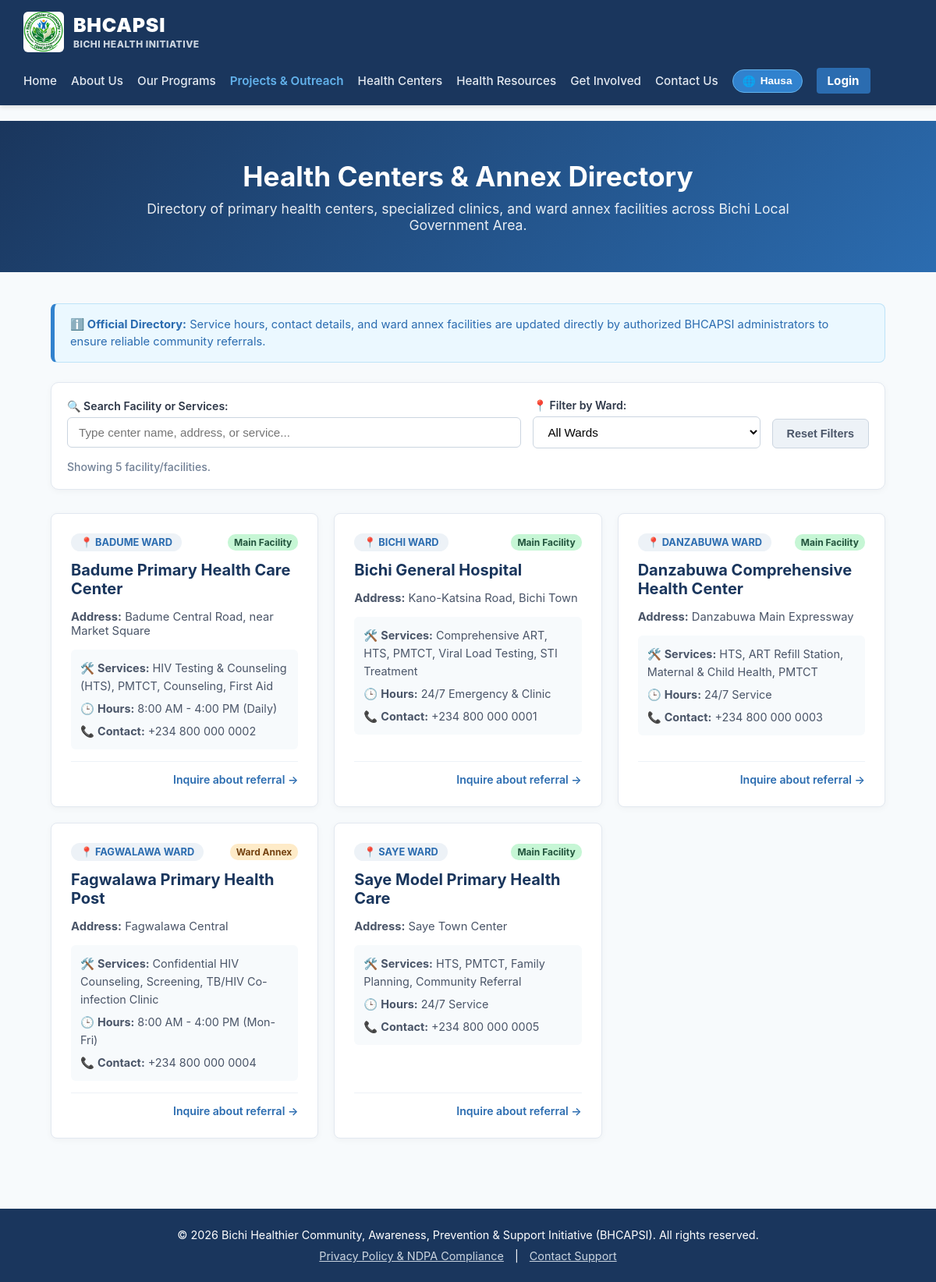
/centers, run on an earlier commit of the app's database.
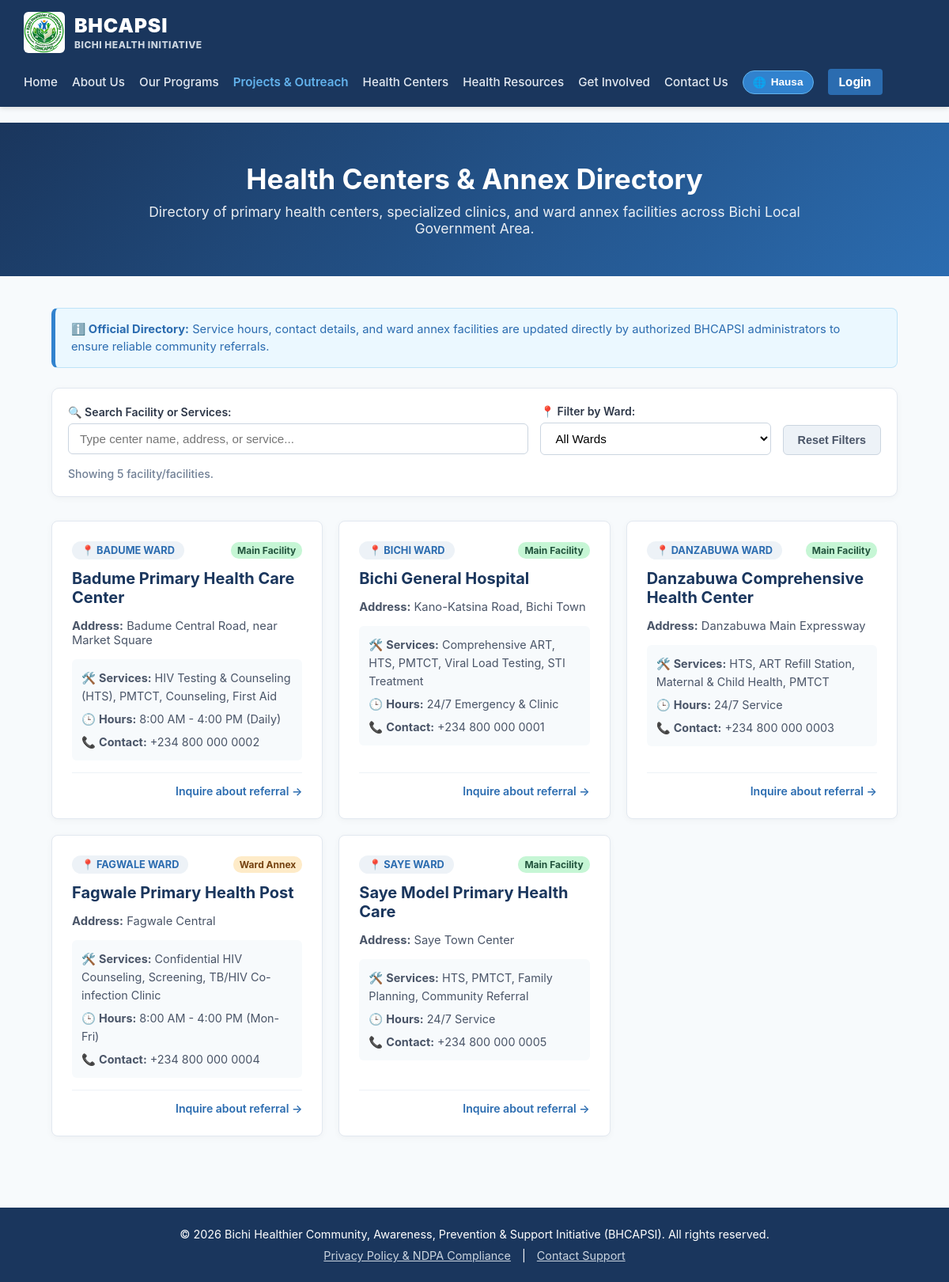
And on a later commit of the database.
### app.py (models this page shows)
class HealthCenter(db.Model):
    id = db.Column(db.Integer, primary_key=True)
    name = db.Column(db.String(150), nullable=False)
    ward = db.Column(db.String(100), nullable=False)
    address = db.Column(db.String(250), nullable=False)
    services = db.Column(db.String(250), nullable=False)
    phone = db.Column(db.String(50), nullable=True)
    hours = db.Column(db.String(100), default="24/7 Service")

### app.py (the view)
@app.route("/centers")
def centers():
    all_centers = HealthCenter.query.order_by(HealthCenter.ward, HealthCenter.name).all()
    return render_template("centers.html", centers=all_centers)

### templates/centers.html (shortened to what this page needs)
{% extends "base.html" %}
{% block content %}
<section style="background: linear-gradient(135deg, #1a365d 0%, #2b6cb0 100%); color: #ffffff; padding: 50px 20px; text-align: center;">
    <div style="max-width: 900px; margin: 0 auto;">
        <h1 style="font-size: 2.2rem; margin: 0 0 10px 0;" data-en="Health Centers & Annex Directory" data-ha="Rijistar Cibiyoyin Lafiya da Wajen Tallafi">Health Centers & Annex Directory</h1>
        <p style="font-size: 1.1rem; opacity: 0.9; margin: 0;" data-en="Directory of primary health centers, specialized clinics, and ward annex facilities across Bichi Local Government Area." data-ha="Jerin cibiyoyin lafiya na farko, manyan asibitoci, da wajajen tallafi a mazabun Karamar Hukumar Bichi.">
        </p>
    </div>
</section>
<section class="container" style="max-width: 1100px; margin: 40px auto; padding: 0 15px;">
    <div style="background: #ebf8ff; border: 1px solid #bee3f8; border-left: 5px solid #3182ce; padding: 15px 20px; border-radius: 8px; margin-bottom: 25px; color: #2b6cb0; font-size: 0.92rem; line-height: 1.5;">
        <strong data-en="ℹ️ Official Directory:" data-ha="ℹ️ Rijista ta Kasa:">ℹ️ Official Directory:</strong>
        <span data-en="Service hours, contact details, and ward annex facilities are updated directly by authorized BHCAPSI administrators to ensure reliable community referrals." data-ha="Manajojin BHCAPSI ke sabunta awannin aiki da lambobin tuntuba don tabbatar da tura marasa lafiya zuwa asibitocin da suka dace."></span>
    </div>
    <div style="background: #ffffff; border: 1px solid #e2e8f0; border-radius: 10px; padding: 20px; margin-bottom: 30px; box-shadow: 0 2px 8px rgba(0,0,0,0.04);">
        <div style="display: flex; flex-wrap: wrap; gap: 15px; align-items: center;">
            <div style="flex: 2; min-width: 260px;">
                <label for="searchInput" style="display: block; font-weight: 600; color: #2d3748; margin-bottom: 6px; font-size: 0.88rem;" data-en="🔍 Search Facility or Services:" data-ha="🔍 Nemi Asibiti ko Ayyuka:">🔍 Search Facility or Services:</label>
                <input type="text" id="searchInput" onkeyup="filterCenters()" placeholder="Type center name, address, or service..." style="width: 100%; padding: 10px 14px; border: 1px solid #cbd5e0; border-radius: 6px; font-size: 0.95rem; outline: none; transition: border-color 0.2s;">
            </div>
            <div style="flex: 1; min-width: 200px;">
                <label for="wardSelect" style="display: block; font-weight: 600; color: #2d3748; margin-bottom: 6px; font-size: 0.88rem;" data-en="📍 Filter by Ward:" data-ha="📍 Zaɓi Mazaba:">📍 Filter by Ward:</label>
                <select id="wardSelect" onchange="filterCenters()" style="width: 100%; padding: 10px 14px; border: 1px solid #cbd5e0; border-radius: 6px; font-size: 0.95rem; background-color: #ffffff; cursor: pointer; outline: none;">
                    <option value="ALL" data-en="All Wards" data-ha="Dukkan Mazabu">All Wards</option>
                </select>
            </div>
            <div style="align-self: flex-end;">
                <button onclick="resetFilters()" style="padding: 10px 18px; background: #edf2f7; color: #4a5568; border: 1px solid #cbd5e0; border-radius: 6px; font-weight: 600; cursor: pointer; font-size: 0.9rem;" data-en="Reset Filters" data-ha="Sake Saita">Reset Filters</button>
            </div>
        </div>
        <div id="resultCount" style="margin-top: 15px; font-size: 0.88rem; color: #718096; font-weight: 500;">
            Showing {{ centers|length if centers else 0 }} facility/facilities.
        </div>
    </div>
    {% if centers %}
        <div id="centersGrid" style="display: grid; grid-template-columns: repeat(auto-fit, minmax(320px, 1fr)); gap: 20px;">
            {% for center in centers %}
            <div class="center-card" data-ward="{{ center.ward }}" data-search="{{ center.name|lower }} {{ center.address|lower }} {{ center.services|lower }} {{ center.ward|lower }}" style="background: #ffffff; border: 1px solid #e2e8f0; border-radius: 8px; padding: 25px; box-shadow: 0 2px 8px rgba(0,0,0,0.04); display: flex; flex-direction: column; justify-content: space-between;">
                <div>
                    <div style="display: flex; justify-content: space-between; align-items: center; margin-bottom: 12px;">
                        <span style="background: #edf2f7; color: #2b6cb0; font-size: 0.8rem; font-weight: bold; padding: 4px 12px; border-radius: 12px; text-transform: uppercase;">
                            📍 {{ center.ward }}
                        </span>
                        {% if 'Annex' in center.name or 'Post' in center.name %}
                        <span style="background: #feebc8; color: #744210; font-size: 0.75rem; font-weight: bold; padding: 3px 8px; border-radius: 10px;" data-en="Ward Annex" data-ha="Wajen Tallafi">
                        </span>
                        {% else %}
                        <span style="background: #c6f6d5; color: #22543d; font-size: 0.75rem; font-weight: bold; padding: 3px 8px; border-radius: 10px;" data-en="Main Facility" data-ha="Babban Asibiti">
                        </span>
                        {% endif %}
                    </div>
                    <h3 style="color: #1a365d; margin: 0 0 8px 0; font-size: 1.25rem;">{{ center.name }}</h3>
                    <p style="color: #4a5568; font-size: 0.92rem; margin-bottom: 15px;">
                        <strong data-en="Address:" data-ha="Adireshi:">Address:</strong> {{ center.address }}
                    </p>
                    <div style="background: #f7fafc; padding: 12px; border-radius: 6px; font-size: 0.9rem; color: #4a5568; line-height: 1.6; margin-bottom: 15px;">
                        <div>🛠️ <strong data-en="Services:" data-ha="Ayyuka:">Services:</strong> {{ center.services }}</div>
                        <div style="margin-top: 6px;">🕒 <strong data-en="Hours:" data-ha="Lokaci:">Hours:</strong> {{ center.hours }}</div>
                        {% if center.phone %}
                        <div style="margin-top: 6px;">📞 <strong data-en="Contact:" data-ha="Lamba:">Contact:</strong> {{ center.phone }}</div>
                        {% endif %}
                    </div>
                </div>
                <div style="border-top: 1px solid #edf2f7; padding-top: 12px; text-align: right;">
                    <a href="{{ url_for('contact') }}" style="color: #2b6cb0; text-decoration: none; font-size: 0.88rem; font-weight: 600;" data-en="Inquire about referral →" data-ha="Tambaya kan tura asibiti →">
                    </a>
                </div>
            </div>
            {% endfor %}
        </div>
    {% endif %}
</section>
{% endblock %}

### templates/base.html (shortened to what this page needs)
<!DOCTYPE html>
<html lang="en">
<head>
</head>
<body>
    <header>
        <div class="header-container">
            <a href="{{ url_for('home') }}" class="brand-logo">
                <img src="{{ url_for('static', filename='logo.png') }}" alt="BHCAPSI Logo" onerror="this.style.display='none'; document.getElementById('logo-fallback').style.display='inline';">
                <div class="brand-text-container">
                    <span class="brand-title">BHCAPSI</span>
                    <span class="brand-subtitle" data-en="Bichi Health Initiative" data-ha="Ayyukan Lafiya ta Bichi">Bichi Health Initiative</span>
                </div>
            </a>
            <nav class="nav-links">
                <a href="{{ url_for('home') }}" data-en="Home" data-ha="Gida">Home</a>
                <a href="{{ url_for('about') }}" data-en="About Us" data-ha="Game da Mu">About Us</a>
                <a href="{{ url_for('programs') }}" data-en="Our Programs" data-ha="Ayyukanmu">Our Programs</a>
                <a href="{{ url_for('projects') }}" style="color: #63b3ed; font-weight: 600;" data-en="Projects & Outreach" data-ha="Ayyukan Al'umma">Projects & Outreach</a>
                <a href="{{ url_for('centers') }}" data-en="Health Centers" data-ha="Cibiyoyin Lafiya">Health Centers</a>
                <a href="{{ url_for('resources') }}" data-en="Health Resources" data-ha="Bayanai & Fills">Health Resources</a>
                <a href="{{ url_for('get_involved') }}" data-en="Get Involved" data-ha="Kasance tare da Mu">Get Involved</a>
                <a href="{{ url_for('contact') }}" data-en="Contact Us" data-ha="Tuntube Mu">Contact Us</a>
                <button id="lang-toggle-btn" class="lang-btn" onclick="toggleLanguage()">
                    🌐 <span id="lang-label">Hausa</span>
                </button>
                {% if current_user is defined and current_user.is_authenticated %}
                    <a href="{{ url_for('admin_centers') }}" style="color: #f6ad55; font-weight: bold;">Manage Centers</a>
                    <a href="{{ url_for('view_messages') }}" style="color: #f6ad55; font-weight: bold;">Admin Messages</a>
                    <a href="{{ url_for('change_password') }}">Change Password</a>
                    <a href="{{ url_for('logout') }}" style="color: #e53e3e;">Logout</a>
                {% else %}
                    <a href="{{ url_for('login') }}" style="background: #2b6cb0; padding: 7px 14px; border-radius: 4px; color: #fff; font-weight: bold;">Login</a>
                {% endif %}
            </nav>
        </div>
    </header>
    <main class="main-content">
        {% block content %}{% endblock %}
    </main>
    <footer style="background: #1a365d; color: #ffffff; text-align: center; padding: 25px 15px; margin-top: 50px; font-size: 0.9rem;">
        <p style="margin: 0 0 10px 0;">&copy; 2026 Bichi Healthier Community, Awareness, Prevention & Support Initiative (BHCAPSI). All rights reserved.</p>
        <div>
            <a href="{{ url_for('privacy_policy') }}" style="color: #cbd5e0; text-decoration: underline; margin: 0 10px;" data-en="Privacy Policy & NDPA Compliance" data-ha="Tsarin Sirri & NDPA">Privacy Policy & NDPA Compliance</a> |
            <a href="{{ url_for('contact') }}" style="color: #cbd5e0; text-decoration: underline; margin: 0 10px;" data-en="Contact Support" data-ha="Tuntubi Taimako">Contact Support</a>
        </div>
    </footer>
</body>
</html>

### templates/base.html (style rules this page uses)
* { box-sizing: border-box; }
body { margin: 0; font-family: -apple-system, BlinkMacSystemFont, "Segoe UI", Roboto, Helvetica, Arial, sans-serif; background-color: #f7fafc; color: #2d3748; display: flex; flex-direction: column; min-height: 100vh; }
header { background-color: #1a365d; color: #ffffff; padding: 15px 30px; box-shadow: 0 2px 6px rgba(0,0,0,0.12); }
.header-container { width: 100%; max-width: 1400px; margin: 0 auto; display: flex; justify-content: space-between; align-items: center; flex-wrap: wrap; gap: 20px; }
.brand-logo { font-size: 1.5rem; font-weight: 800; color: #ffffff; text-decoration: none; display: flex; align-items: center; gap: 12px; margin-right: auto; }
.brand-logo img { height: 52px; width: auto; object-fit: contain; border-radius: 6px; }
.brand-text-container { display: flex; flex-direction: column; line-height: 1.1; }
.brand-title { font-size: 1.55rem; font-weight: 900; letter-spacing: 0.8px; color: #ffffff; }
.brand-subtitle { font-size: 0.75rem; color: #cbd5e0; text-transform: uppercase; letter-spacing: 0.5px; margin-top: 3px; }
nav.nav-links { display: flex; align-items: center; gap: 18px; flex-wrap: wrap; }
nav.nav-links a { color: #e2e8f0; text-decoration: none; font-size: 0.95rem; font-weight: 500; transition: color 0.2s; }
.lang-btn { background: #3182ce; color: #ffffff; border: 1px solid #63b3ed; padding: 6px 12px; border-radius: 20px; font-size: 0.85rem; font-weight: bold; cursor: pointer; transition: background 0.2s; display: flex; align-items: center; gap: 6px; }
.main-content { flex: 1; }

What changed in the data, as far as the page shows it:
changed HealthCenter "Confidential HIV Counseling, Screening, TB/HIV Co-infection Clinic": ward "FAGWALAWA WARD" → "FAGWALE WARD"; name "Fagwalawa Primary Health Post" → "Fagwale Primary Health Post"; address "Fagwalawa Central" → "Fagwale Central"
